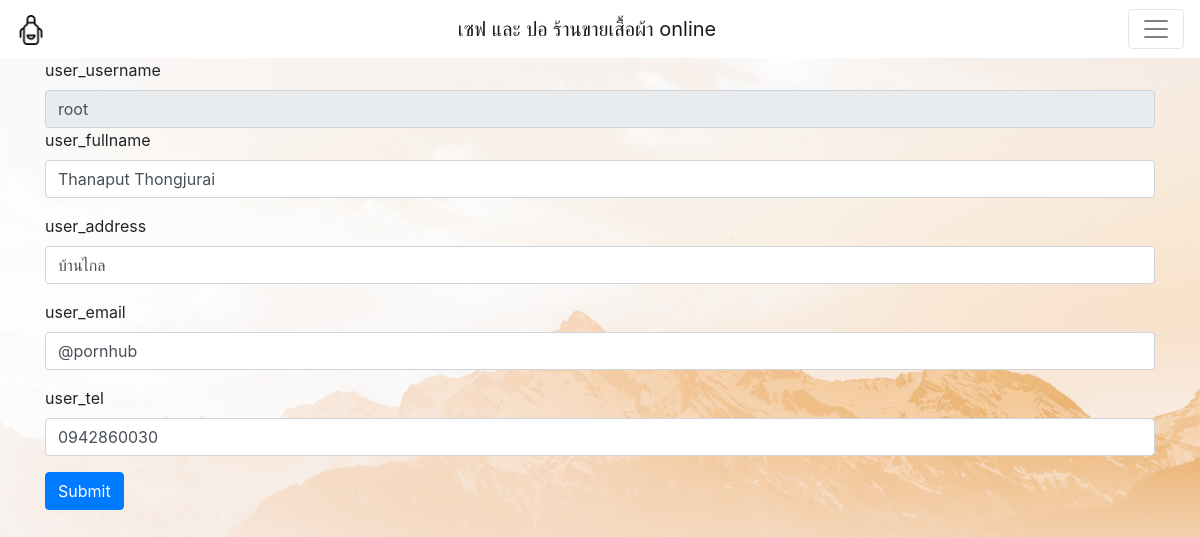
Page /user_data.php (signed in) on the earlier database version.
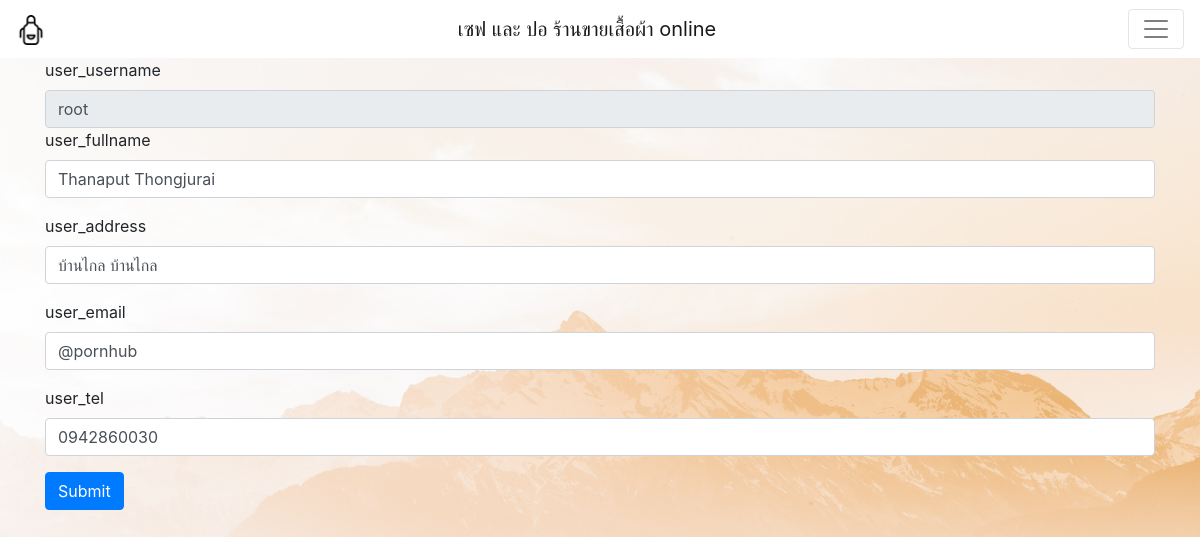
Same page on the later database version.
### tables this page shows
CREATE TABLE `user` (
  `user_username` varchar(16) NOT NULL COMMENT 'ชื่อผู้ใช่',
  `user_password` varchar(16) NOT NULL COMMENT 'รหัสผ่าน',
  `user_fullname` text NOT NULL COMMENT 'ชื่อ-นามสกุล',
  `user_address` text NOT NULL COMMENT 'ที่อยู่',
  `user_email` text NOT NULL COMMENT 'email',
  `user_tel` text NOT NULL COMMENT 'เบอร์โทร',
  `user_status` varchar(1) NOT NULL COMMENT 'สถานะบัญชีผู้ใช้'
);

### user_data.php (the view, shortened to what this page needs)
<?php
require_once('connect.php');
$user_username = $_SESSION["user_username"];
$stmt = $conn->prepare("SELECT `user_username`, `user_fullname`, `user_address`, `user_email`, `user_tel`, `user_status` FROM `user` WHERE `user_username` = '$user_username';");
$stmt->execute();
$user = $stmt->fetch();
?>
<!DOCTYPE html>
<html lang="en">
<head>
    <link rel="stylesheet" href="css/bootstrap.min.css" />
</head>
<body>
    <?php include_once (__DIR__) . ('/include/navbar.php'); ?>
    <div class="container">
        <form action="user_update_SQL.php" method="POST" enctype="multipart/form-data">
            <div class="form-group">
                <label for="exampleInputEmail1">user_username</label>
                <input disabled name="user_username" class="form-control" aria-describedby="emailHelp" value="<?php echo $user['user_username']; ?>">
            <div class="form-group">
                <label for="exampleInputPassword1">user_fullname</label>
                <input name="user_fullname" class="form-control" value="<?php echo $user['user_fullname']; ?>">
            </div>
            <div class="form-group">
                <label for="exampleInputEmail1">user_address</label>
                <input name="user_address" class="form-control" aria-describedby="emailHelp" value="<?php echo $user['user_address']; ?>">
            </div>
            <div class="form-group">
                <label for="exampleInputEmail1">user_email</label>
                <input name="user_email" class="form-control" aria-describedby="emailHelp" value="<?php echo $user['user_email']; ?>">
            </div>
            <div class="form-group">
                <label for="exampleInputEmail1">user_tel</label>
                <input name="user_tel" class="form-control" aria-describedby="emailHelp" value="<?php echo $user['user_tel']; ?>">
            </div>
            <button type="submit" class="btn btn-primary" name="submit">Submit</button>
        </form>
    </div>
</body>
</html>

Differences in the rows shown:
changed user "root": user_address "บ้านไกล" → "บ้านไกล บ้านไกล"
